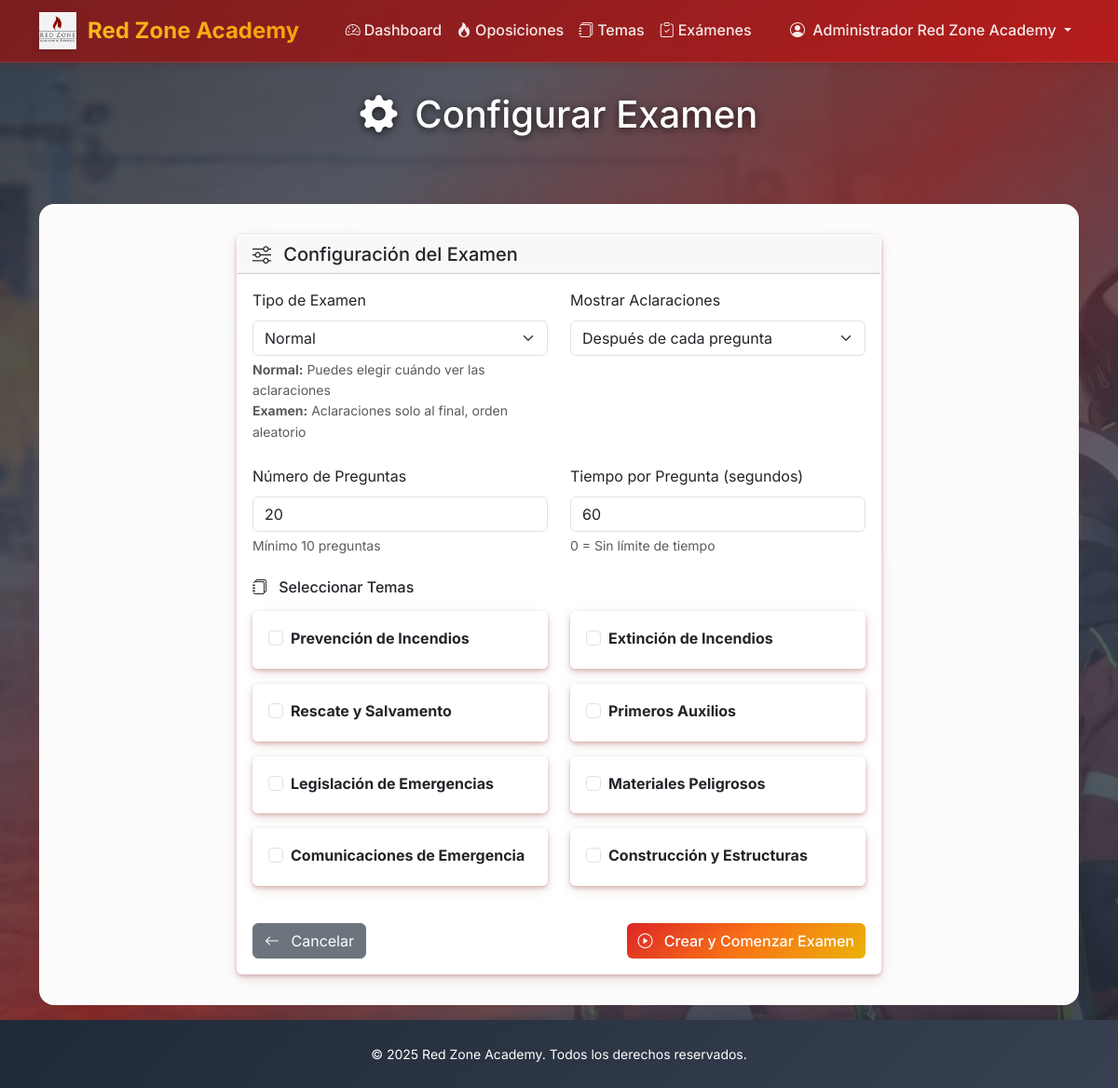
The app's page /dashboard/examenes-test/configurar/ (signed in) with its own data.
### accounts/models.py (models this page shows, shortened)
class CustomUser(AbstractUser):
    USER_TYPES = [
        ('admin', 'Administrador'),
        ('student', 'Alumno'),
    ]
    user_type = models.CharField(max_length=10, choices=USER_TYPES, default='student')
    created_at = models.DateTimeField(auto_now_add=True)
    profile_picture = models.ImageField(
        upload_to=user_profile_picture_path,
        blank=True,
        null=True,
        help_text="Imagen de perfil del usuario"
    )
    def is_admin(self):
        return self.user_type == 'admin'

### core/models.py (models this page shows, shortened)
class Tema(models.Model):
    nombre = models.CharField(max_length=200)
    descripcion = models.TextField(blank=True, help_text="Descripción del tema")
    oposiciones = models.ManyToManyField(
        Oposicion,
        blank=True,
        related_name='temas',
        help_text="Oposiciones a las que pertenece este tema"
    )
    alumnos_con_acceso = models.ManyToManyField(
        User,
        limit_choices_to={'user_type': 'student'},
        blank=True,
        related_name='temas_acceso'
    )
    orden = models.PositiveIntegerField(default=0, help_text="Orden de aparición en la oposición")
    created_at = models.DateTimeField(auto_now_add=True)
    updated_at = models.DateTimeField(auto_now=True)
    class Meta:
        ordering = ['orden', 'nombre']

### core/views.py (the view, shortened to what this page needs)
# urls.py: path('examenes-test/configurar/', views.ExamenTestConfigView.as_view(), name='examen_config'),
class ExamenTestConfigView(LoginRequiredMixin, TemplateView):
    template_name = 'core/examen/examen_config.html'
    def get_context_data(self, **kwargs):
        context = super().get_context_data(**kwargs)
        context['title'] = 'Configurar Examen'
        if self.request.user.is_admin():
            context['temas_disponibles'] = Tema.objects.all().prefetch_related('apartados')
        else:
            context['temas_disponibles'] = Tema.objects.filter(
                alumnos_con_acceso=self.request.user
            ).prefetch_related('apartados')
        return context

### templates/core/examen/examen_config.html (shortened to what this page needs)
{% extends 'base.html' %}
{% block content %}
<div class="container">
    <div class="page-header text-center seamless mb-4">
        <h1 class="text-white mb-3">
            <i class="bi bi-gear-fill me-2"></i>
            Configurar Examen
        </h1>
    </div>
    <div class="main-content">
        <div class="row justify-content-center">
            <div class="col-lg-8">
                <div class="card">
                    <div class="card-header">
                        <h5 class="mb-0">
                            <i class="bi bi-sliders me-2"></i>
                            Configuración del Examen
                        </h5>
                    </div>
                    <div class="card-body">
                        <form method="post" id="examConfigForm">
                            <div class="row mb-4">
                                <div class="col-md-6">
                                    <label for="tipo" class="form-label">Tipo de Examen</label>
                                    <select class="form-select" id="tipo" name="tipo" required>
                                        <option value="normal">Normal</option>
                                    </select>
                                    <div class="form-text">
                                        <strong>Normal:</strong> Puedes elegir cuándo ver las aclaraciones<br>
                                        <strong>Examen:</strong> Aclaraciones solo al final, orden aleatorio
                                    </div>
                                </div>
                                <div class="col-md-6">
                                    <label for="tipo_aclaracion" class="form-label">Mostrar Aclaraciones</label>
                                    <select class="form-select" id="tipo_aclaracion" name="tipo_aclaracion" required>
                                        <option value="inmediata">Después de cada pregunta</option>
                                    </select>
                                </div>
                            </div>
                            <div class="row mb-4">
                                <div class="col-md-6">
                                    <label for="numero_preguntas" class="form-label">Número de Preguntas</label>
                                    <input type="number" class="form-control" id="numero_preguntas" name="numero_preguntas"
                                           min="10" max="100" value="20" required>
                                    <div class="form-text">Mínimo 10 preguntas</div>
                                </div>
                                <div class="col-md-6">
                                    <label for="tiempo_por_pregunta" class="form-label">Tiempo por Pregunta (segundos)</label>
                                    <input type="number" class="form-control" id="tiempo_por_pregunta" name="tiempo_por_pregunta"
                                           min="0" max="300" value="60" required>
                                    <div class="form-text">0 = Sin límite de tiempo</div>
                                </div>
                            </div>
                            <div class="mb-4">
                                <h6 class="mb-3">
                                    <i class="bi bi-journals me-2"></i>
                                    Seleccionar Temas
                                </h6>
                                <div class="row">
                                    {% for tema in temas_disponibles %}
                                    <div class="col-md-6 mb-3">
                                        <div class="card">
                                            <div class="card-body">
                                                <div class="form-check">
                                                    <input class="form-check-input tema-checkbox" type="checkbox"
                                                           name="temas" value="{{ tema.id }}" id="tema_{{ tema.id }}"
                                                           onchange="toggleApartados({{ tema.id }})">
                                                    <label class="form-check-label" for="tema_{{ tema.id }}">
                                                        <strong>{{ tema.nombre }}</strong>
                                                    </label>
                                                </div>
                                            </div>
                                        </div>
                                    </div>
                                    {% endfor %}
                                </div>
                            </div>
                            <div class="d-flex justify-content-between">
                                <a href="{% url 'core:examen_test_list' %}" class="btn btn-secondary">
                                    <i class="bi bi-arrow-left me-2"></i>
                                    Cancelar
                                </a>
                                <button type="submit" class="btn btn-primary">
                                    <i class="bi bi-play-circle me-2"></i>
                                    Crear y Comenzar Examen
                                </button>
                            </div>
                        </form>
                    </div>
                </div>
            </div>
        </div>
    </div>
</div>
{% endblock %}

### templates/base.html (shortened to what this page needs)
<!DOCTYPE html>
<html lang="es" data-bs-theme="light" class="h-100">
<head>
    {% load static %}
    <link href="https://cdnjs.cloudflare.com/ajax/libs/bootstrap/5.3.2/css/bootstrap.min.css" rel="stylesheet">
    <link href="https://cdnjs.cloudflare.com/ajax/libs/bootstrap-icons/1.11.3/font/bootstrap-icons.min.css" rel="stylesheet">
</head>
<body>
    <nav class="navbar navbar-expand-lg navbar-light bg-white">
        <div class="container">
            {% load static %}
            {% if user.is_authenticated %}
                <a class="navbar-brand" href="{% url 'core:dashboard' %}">
                    <img src="{% static 'img/logo_rz.png' %}" alt="Red Zone Academy" class="navbar-brand-logo">
                    Red Zone Academy
                </a>
            {% else %}
                <a class="navbar-brand" href="#">
                    <img src="{% static 'img/logo_rz.png' %}" alt="Red Zone Academy" class="navbar-brand-logo">
                    Red Zone Academy
                </a>
            {% endif %}
            <div class="collapse navbar-collapse" id="navbarNav">
                {% if user.is_authenticated %}
                <ul class="navbar-nav mx-auto">
                    <li class="nav-item">
                        <a class="nav-link" href="{% url 'core:dashboard' %}">
                            <i class="bi bi-speedometer2 me-1"></i>Dashboard
                        </a>
                    </li>
                    <li class="nav-item">
                        <a class="nav-link" href="{% url 'core:oposicion_list' %}">
                            <i class="bi bi-fire me-1"></i>Oposiciones
                        </a>
                    </li>
                    <li class="nav-item">
                        <a class="nav-link" href="{% url 'core:tema_list' %}">
                            <i class="bi bi-journals me-1"></i>Temas
                        </a>
                    </li>
                    <li class="nav-item">
                        <a class="nav-link" href="{% url 'core:examen_test_list' %}">
                            <i class="bi bi-clipboard-check me-1"></i>Exámenes
                        </a>
                    </li>
                </ul>
                <ul class="navbar-nav">
                    <li class="nav-item dropdown">
                        <a class="nav-link dropdown-toggle" href="#" id="userDropdown" role="button" data-bs-toggle="dropdown">
                            <i class="bi bi-person-circle me-1"></i>
                            {{ user.get_full_name|default:user.username }}
                        </a>
                    </li>
                </ul>
                {% endif %}
            </div>
        </div>
    </nav>
    <div class="main-wrapper">
        {% block content %}{% endblock %}
    </div>
    <footer class="footer">
        <div class="container">
            <div class="row">
                <div class="col-12 text-center">
                    <small>&copy; 2025 Red Zone Academy. Todos los derechos reservados.</small>
                </div>
            </div>
        </div>
    </footer>
</body>
</html>

### records on screen
CustomUser: get_full_name "Administrador Red Zone Academy"
Tema: nombre "Prevención de Incendios"
Tema: nombre "Extinción de Incendios"
Tema: nombre "Rescate y Salvamento"
Tema: nombre "Primeros Auxilios"
Tema: nombre "Legislación de Emergencias"
Tema: nombre "Materiales Peligrosos"
Tema: nombre "Comunicaciones de Emergencia"
Tema: nombre "Construcción y Estructuras"
